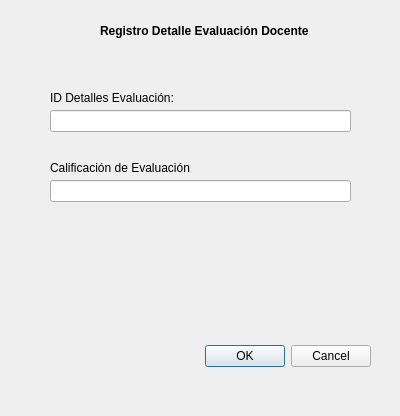
<?xml version="1.0" encoding="UTF-8"?>
<ui version="4.0">
 <class>Dialog</class>
 <widget class="QDialog" name="Dialog">
  <property name="geometry">
   <rect>
    <x>0</x>
    <y>0</y>
    <width>400</width>
    <height>416</height>
   </rect>
  </property>
  <property name="windowTitle">
   <string>Registro Detalle Evaluación Docente</string>
  </property>
  <widget class="QDialogButtonBox" name="buttonBox">
   <property name="geometry">
    <rect>
     <x>30</x>
     <y>340</y>
     <width>341</width>
     <height>32</height>
    </rect>
   </property>
   <property name="orientation">
    <enum>Qt::Horizontal</enum>
   </property>
   <property name="standardButtons">
    <set>QDialogButtonBox::Cancel|QDialogButtonBox::Ok</set>
   </property>
  </widget>
  <widget class="QLabel" name="label">
   <property name="geometry">
    <rect>
     <x>100</x>
     <y>10</y>
     <width>231</width>
     <height>41</height>
    </rect>
   </property>
   <property name="font">
    <font>
     <italic>false</italic>
     <bold>true</bold>
    </font>
   </property>
   <property name="text">
    <string>Registro Detalle Evaluación Docente</string>
   </property>
  </widget>
  <widget class="QLabel" name="label_2">
   <property name="geometry">
    <rect>
     <x>50</x>
     <y>90</y>
     <width>141</width>
     <height>16</height>
    </rect>
   </property>
   <property name="text">
    <string>ID Detalles Evaluación:</string>
   </property>
  </widget>
  <widget class="QLineEdit" name="lineEdit">
   <property name="geometry">
    <rect>
     <x>50</x>
     <y>110</y>
     <width>301</width>
     <height>22</height>
    </rect>
   </property>
  </widget>
  <widget class="QLabel" name="label_5">
   <property name="geometry">
    <rect>
     <x>50</x>
     <y>160</y>
     <width>141</width>
     <height>16</height>
    </rect>
   </property>
   <property name="text">
    <string>Calificación de Evaluación:</string>
   </property>
  </widget>
  <widget class="QLineEdit" name="lineEdit_4">
   <property name="geometry">
    <rect>
     <x>50</x>
     <y>180</y>
     <width>301</width>
     <height>22</height>
    </rect>
   </property>
  </widget>
 </widget>
 <resources/>
 <connections>
  <connection>
   <sender>buttonBox</sender>
   <signal>accepted()</signal>
   <receiver>Dialog</receiver>
   <slot>accept()</slot>
   <hints>
    <hint type="sourcelabel">
     <x>248</x>
     <y>254</y>
    </hint>
    <hint type="destinationlabel">
     <x>157</x>
     <y>274</y>
    </hint>
   </hints>
  </connection>
  <connection>
   <sender>buttonBox</sender>
   <signal>rejected()</signal>
   <receiver>Dialog</receiver>
   <slot>reject()</slot>
   <hints>
    <hint type="sourcelabel">
     <x>316</x>
     <y>260</y>
    </hint>
    <hint type="destinationlabel">
     <x>286</x>
     <y>274</y>
    </hint>
   </hints>
  </connection>
 </connections>
</ui>
